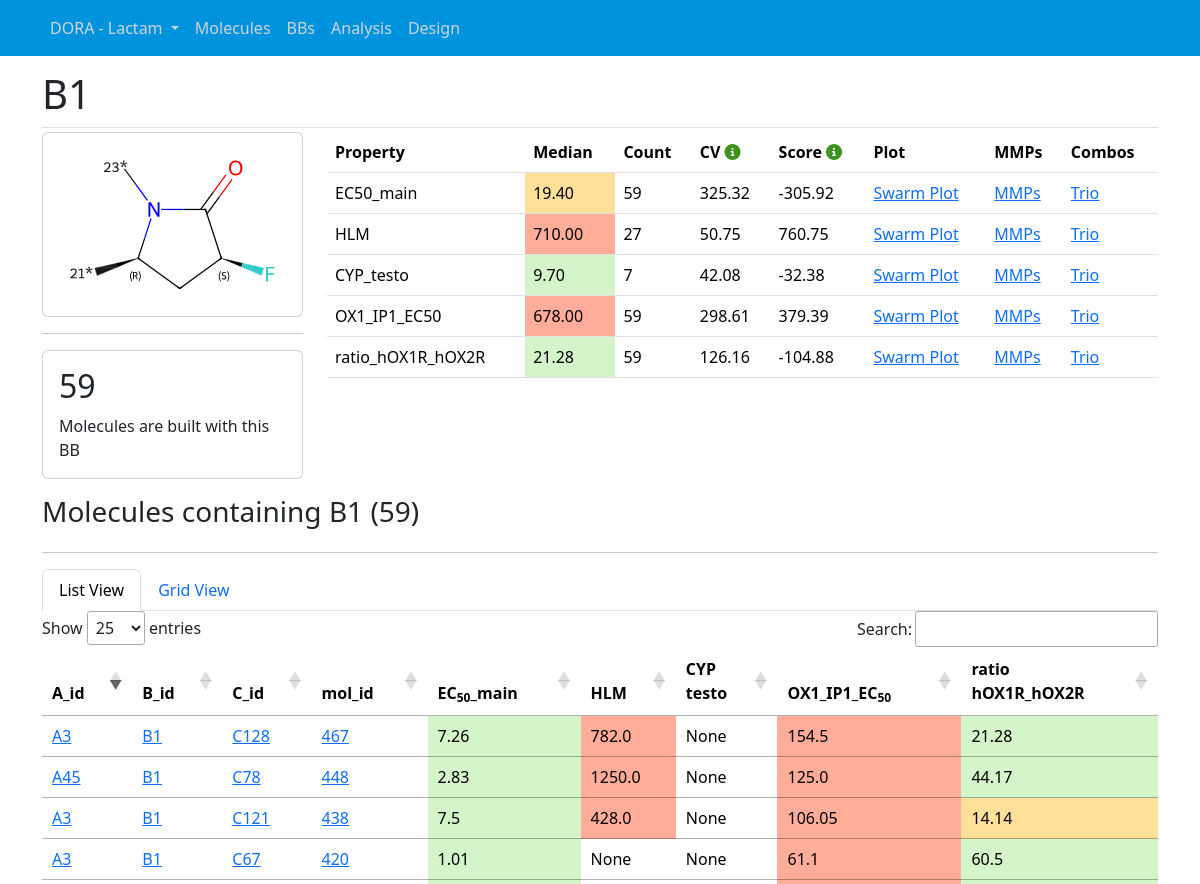
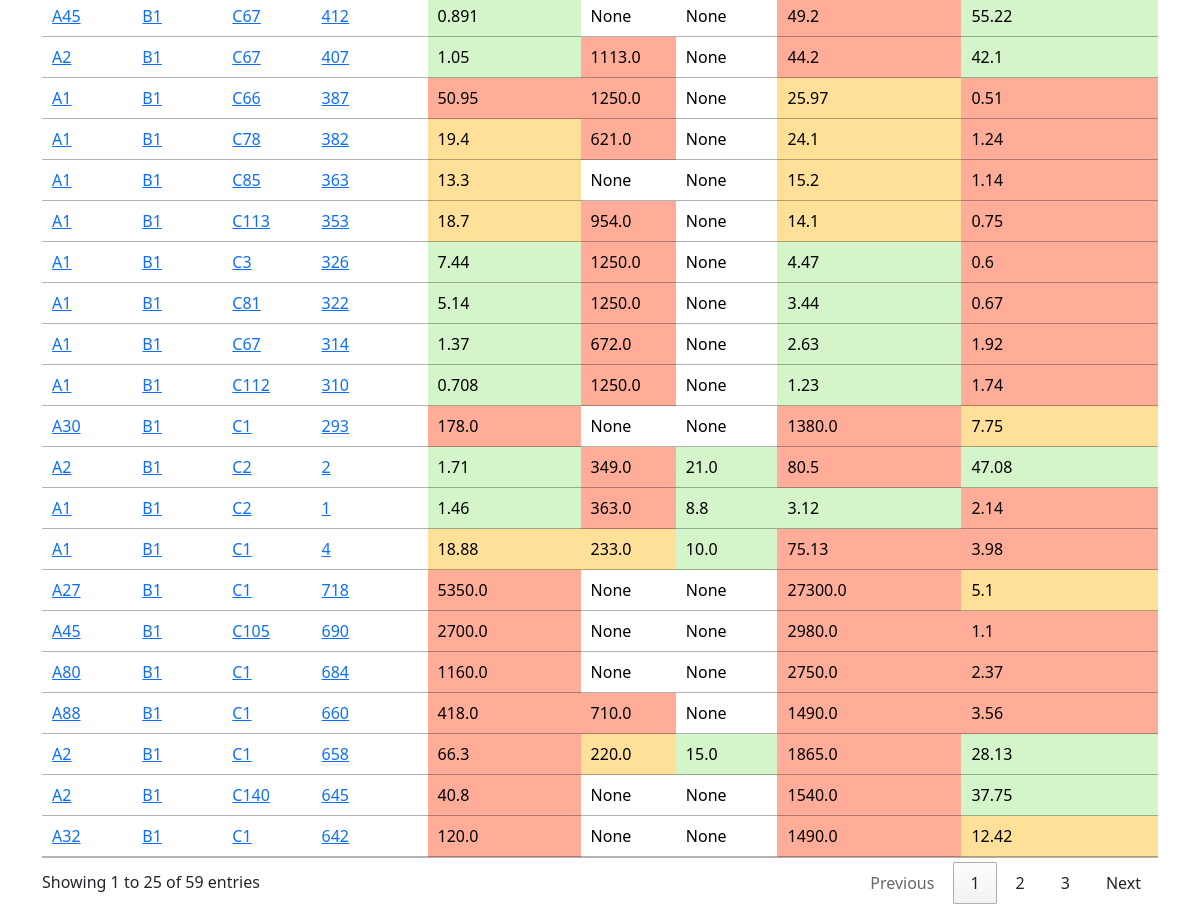
Page /bbs/B1 (signed in) on the committed database (2 pictures, top to bottom).
### projects/models.py (models this page shows, shortened)
class Series(models.Model):
    project = models.ForeignKey(Project, on_delete=models.CASCADE)
    series_name = models.CharField(max_length=25)
    sub_series = models.CharField(max_length=25, blank=True)
    n_mols = models.IntegerField(default=0)
    series_bbsar_coverage = models.FloatField(default=0)
    n_bb_tags = models.IntegerField(default=0)
    n_bbs = models.IntegerField(default=0)
    n_A = models.IntegerField(default=0)
    n_B = models.IntegerField(default=0)
    n_C = models.IntegerField(default=0)
    n_D = models.IntegerField(default=0)
    date_updated = models.DateTimeField(default=timezone.now)
    class Meta:
        unique_together = ('project', 'series_name')

class Project(models.Model):
    project_name = models.CharField(max_length=25)
    def __str__(self):
        return str(self.project_name)

### bbs/models.py (models this page shows, shortened)
class BB(models.Model):
    project = models.ForeignKey(Project, on_delete=models.CASCADE)
    series = models.ForeignKey(Series, on_delete=models.CASCADE)
    bb_smi = models.CharField(max_length=75)
    bb_id = models.CharField(max_length=4)
    count = models.IntegerField()
    bb_tag = models.CharField(max_length=1)
    bb_flag = models.CharField(max_length=75,null=True, blank=True)
    BBB_Brain_count = models.IntegerField(null=True, blank=True)
    BBB_Brain_median = models.FloatField(null=True, blank=True)
    BBB_Brain_score = models.FloatField(null=True, blank=True)
    BBB_Brain_Plasma_ratio_count = models.IntegerField(null=True, blank=True)
    BBB_Brain_Plasma_ratio_median = models.FloatField(null=True, blank=True)
    BBB_Brain_Plasma_ratio_score = models.FloatField(null=True, blank=True)
    BBB_Plasma_count = models.IntegerField(null=True, blank=True)
    BBB_Plasma_median = models.FloatField(null=True, blank=True)
    BBB_Plasma_score = models.FloatField(null=True, blank=True)
    BBB_ratio_BrainPlasma_count = models.IntegerField(null=True, blank=True)
    BBB_ratio_BrainPlasma_median = models.FloatField(null=True, blank=True)
    BBB_ratio_BrainPlasma_score = models.FloatField(null=True, blank=True)
    BB_fu_count = models.IntegerField(null=True, blank=True)
    BB_fu_median = models.FloatField(null=True, blank=True)
    BB_fu_score = models.FloatField(null=True, blank=True)
    CYP_shift_count = models.IntegerField(null=True, blank=True)
    CYP_shift_median = models.FloatField(null=True, blank=True)
    CYP_shift_score = models.FloatField(null=True, blank=True)
    CYP_testo_count = models.IntegerField(null=True, blank=True)
    CYP_testo_median = models.FloatField(null=True, blank=True)
    CYP_testo_score = models.FloatField(null=True, blank=True)
    CYP_testo_rank = models.IntegerField(null=True, blank=True)
    EC50_main_count = models.IntegerField(null=True, blank=True)
    EC50_main_median = models.FloatField(null=True, blank=True)
    EC50_main_score = models.FloatField(null=True, blank=True)
    EC50_main_rank = models.IntegerField(null=True, blank=True)
    GSH_count = models.IntegerField(null=True, blank=True)
    GSH_median = models.FloatField(null=True, blank=True)
    GSH_score = models.FloatField(null=True, blank=True)
    hERG_IC20_count = models.IntegerField(null=True, blank=True)
    hERG_IC20_median = models.FloatField(null=True, blank=True)
    hERG_IC20_score = models.FloatField(null=True, blank=True)
    HLM_count = models.IntegerField(null=True, blank=True)
    HLM_median = models.FloatField(null=True, blank=True)
    HLM_score = models.FloatField(null=True, blank=True)
    HLM_rank = models.IntegerField(null=True, blank=True)
    logD_count = models.IntegerField(null=True, blank=True)
    logD_median = models.FloatField(null=True, blank=True)
    logD_score = models.FloatField(null=True, blank=True)
    MDR1_PappAB_count = models.IntegerField(null=True, blank=True)
    MDR1_PappAB_median = models.FloatField(null=True, blank=True)
    MDR1_PappAB_score = models.FloatField(null=True, blank=True)
    MDR1_efflux_count = models.IntegerField(null=True, blank=True)
    MDR1_efflux_median = models.FloatField(null=True, blank=True)
    MDR1_efflux_score = models.FloatField(null=True, blank=True)
    min_ratio_hM1R_hM2R_count = models.IntegerField(null=True, blank=True)
    min_ratio_hM1R_hM2R_median = models.FloatField(null=True, blank=True)
    min_ratio_hM1R_hM2R_score = models.FloatField(null=True, blank=True)
    OX1_IP1_EC50_count = models.IntegerField(null=True, blank=True)
    OX1_IP1_EC50_median = models.FloatField(null=True, blank=True)
    OX1_IP1_EC50_score = models.FloatField(null=True, blank=True)
    OX1_IP1_EC50_rank = models.IntegerField(null=True, blank=True)
    PPB_fu_count = models.IntegerField(null=True, blank=True)
    PPB_fu_median = models.FloatField(null=True, blank=True)
    PPB_fu_score = models.FloatField(null=True, blank=True)
    PXR_EC50_count = models.IntegerField(null=True, blank=True)
    PXR_EC50_median = models.FloatField(null=True, blank=True)
    PXR_EC50_score = models.FloatField(null=True, blank=True)
    ratio_hOX1R_hOX2R_count = models.IntegerField(null=True, blank=True)
    ratio_hOX1R_hOX2R_median = models.FloatField(null=True, blank=True)
    ratio_hOX1R_hOX2R_score = models.FloatField(null=True, blank=True)
    ratio_hOX1R_hOX2R_rank = models.IntegerField(null=True, blank=True)
    sol_FaSSIF_count = models.IntegerField(null=True, blank=True)
    sol_FaSSIF_median = models.FloatField(null=True, blank=True)
    sol_FaSSIF_score = models.FloatField(null=True, blank=True)
    sol_pH6_count = models.IntegerField(null=True, blank=True)
    sol_pH6_median = models.FloatField(null=True, blank=True)
    sol_pH6_score = models.FloatField(null=True, blank=True)
    BPI_calc_count = models.IntegerField(null=True, blank=True)
    BPI_calc_median = models.FloatField(null=True, blank=True)
    BPI_calc_score = models.FloatField(null=True, blank=True)

### molecules/models.py (models this page shows, shortened)
class Molecule(models.Model):
    project = models.ForeignKey(Project, on_delete=models.CASCADE)
    series = models.CharField(max_length=16, default="MCs")
    sub_series = models.CharField(max_length=16, default="MC13")
    mol_smi = models.CharField(max_length=100)
    mol_id = models.CharField(max_length=16)
    mol_flag = models.CharField(max_length=32, null=True)
    A_id = models.CharField(max_length=4, null=True)
    B_id = models.CharField(max_length=4, null=True)
    C_id = models.CharField(max_length=4, null=True)
    D_id = models.CharField(max_length=4, null=True)
    bbs_id = models.CharField(max_length=16, null=True)
    BB_fu = models.FloatField(null=True)
    BBB_Brain = models.FloatField(null=True)
    BBB_Brain_2 = models.FloatField(null=True)
    BBB_Brain_Plasma_ratio = models.FloatField(null=True)
    BBB_Plasma = models.FloatField(null=True)
    BBB_Plasma_2 = models.FloatField(null=True)
    BBB_ratio_BrainPlasma = models.FloatField(null=True)
    CYP_mida = models.FloatField(null=True)
    CYP_shift = models.FloatField(null=True)
    CYP_testo = models.FloatField(null=True)
    CYP2C9_IC50 = models.FloatField(null=True)
    CYP2D6_IC50 = models.FloatField(null=True)
    CYP2C9_screening_IC50 = models.FloatField(null=True)
    CYP2D6_screening_IC50 = models.FloatField(null=True)
    CYP3A4_screening_mida_IC50 = models.FloatField(null=True)
    CYP3A4_screening_testo_IC50 = models.FloatField(null=True)
    DogLM = models.FloatField(null=True)
    DMPK_status = models.CharField(max_length=512, null=True)
    EC50_main = models.FloatField(null=True)
    FLP_EC50 = models.FloatField(null=True)
    FLP_effect = models.FloatField(null=True)
    GSH = models.FloatField(null=True)
    HLM = models.FloatField(null=True)
    hM1R_FLIPR_IC50 = models.FloatField(null=True)
    hM2R_FLIPR_IC50 = models.FloatField(null=True)
    hM3R_FLIPR_IC50 = models.FloatField(null=True)
    hM5R_FLIPR_IC50 = models.FloatField(null=True)
    IP1_effect = models.FloatField(null=True)
    KineticEV_AUC = models.FloatField(null=True)
    KineticEV_Cmax = models.FloatField(null=True)
    KineticIV_AUC = models.FloatField(null=True)
    KineticIV_Clearance = models.FloatField(null=True)
    logD = models.FloatField(null=True)
    MDR1_PappAB = models.FloatField(null=True)
    MDR1_efflux = models.FloatField(null=True)
    min_ratio_hM1R_hM2R = models.FloatField(null=True)
    MouseLM = models.FloatField(null=True)
    OX1_IP1_EC50 = models.FloatField(null=True)
    PPB_fu = models.FloatField(null=True)
    PXR_EC50 = models.FloatField(null=True)
    PXR_Emax = models.FloatField(null=True)
    ratio_hOX1R_hOX2R = models.FloatField(null=True)
    RatLM = models.FloatField(null=True)
    sol_FaSSIF = models.FloatField(null=True)
    sol_pH6 = models.FloatField(null=True)
    Tox_CellTiter_Glo_IC50 = models.FloatField(null=True)
    BPI_calc = models.FloatField(null=True)

### bbs/views.py (the view)
# urls.py: path('bbs/<bb_id>', views.bb_home, name='bb_home'),
def bb_home(request, bb_id):
    current_series = get_project_series_from_session(request)
    project = get_project_series_from_session(request).project
    n_bb_tags = get_project_series_from_session(request).n_bb_tags
    if current_series:
        series_name = current_series.series_name
        bb = BB.objects.filter(series__series_name=series_name, bb_id=bb_id).first()
    else:
        return redirect('projects_home')
    bb_tag = getattr(bb, 'bb_tag')
    if bb_tag == 'A':
        mols = Molecule.objects.filter(series=series_name, A_id=bb_id)
    elif bb_tag == 'B':
        mols = Molecule.objects.filter(series=series_name, B_id=bb_id)
    elif bb_tag == 'C':
        mols = Molecule.objects.filter(series=series_name, C_id=bb_id)
    else:
        mols = Molecule.objects.filter(series=series_name, D_id=bb_id)
    mols_ppties_df = pd.DataFrame.from_records(mols.values()).replace({np.nan: None})
    mols_properties = {property: [getattr(mol, property) for mol in mols] for property in ppties_bb_rows_project.get(project.project_name, [])}
    mols_id = [bb_id for mol in mols]
    dict_stats = {'bb_id': mols_id, **mols_properties}
    ppties_bb_df = describe_bb_ppties_df(dict_stats, ppties_bb_rows_project.get(project.project_name, [])).replace({np.nan: None})
    context = {
        'bb': bb,
        'mols': mols,
        'ppties_bb_df': ppties_bb_df,
        'mols_ppties_df':mols_ppties_df,
        'mols_ppties_headers':mols_ppties_headers_project.get(project.project_name, []),
        'mols_ppties':mols_ppties_project.get(project.project_name, []),
        'series_name':series_name,
        'n_bb_tags': n_bb_tags,
        'project_name':project
    }
    return render(request, 'bbs/bb_home.html', context)

### bbs/templates/bbs/bb_home.html (shortened to what this page needs)
{% extends "projects/base.html" %}
{% load static %}
{% load custom_filters %}
{% block content %}
  <div class="article-metadata">
    <h1 class="mr-2">{{bb.bb_id}} </h1>
  </div>
  <div class="row mb-3">
    <div class="col-md-3">
      <div class="card">
        <div class="card-body">
          <img src="/media/bbs/{{project_name}}/{{series_name}}/{{bb.bb_id}}.svg" width="100%">
        </div>
      </div>
      <hr>
      <div class="card">
        <div class="card-body">
          <h2>{{bb.count}}</h2>
          Molecules are built with this BB
        </div>
      </div>
    </div>
    <div class="col-md-9">
      {% include 'bbs/_ppties_bb_table.html' %}
    </div>
  </div>
  <div class="row">
    <div class="col-md-6">
      <h3 class="mr-2">Molecules containing {{bb.bb_id}} ({{bb.count}})</h3>
    </div>
  </div>
  <hr>
  <ul class="nav nav-tabs" id="moleculesTabs" role="tablist">
    <li class="nav-item" role="presentation">
      <a class="nav-link active" id="molListView-tab" data-bs-toggle="tab" href="#molListView" role="tab"
        aria-controls="molListView" aria-selected="true">List View</a>
    </li>
    <li class="nav-item" role="presentation">
      <a class="nav-link" id="molGridView-tab" data-bs-toggle="tab" href="#molGridView" role="tab" aria-controls="molGridView"
        aria-selected="false">Grid View</a>
    </li>
  </ul>
  <div class="tab-content" id="moleculesTabsContent">
    <div class="tab-pane fade show active" id="molListView" role="tabpanel" aria-labelledby="molListView-tab">
      {% include 'molecules/_mols_ppties_table.html' %}
    </div>
  </div>
{% endblock content %}

### projects/templates/projects/base.html (shortened to what this page needs)
{% load static %}
<!DOCTYPE html>
<html>
<head>
  <link rel="stylesheet" type="text/css" href="{% static 'projects/main.css' %}">
</head>
<body>
  <header class="site-header">
    <nav class="navbar navbar-expand-md navbar-dark bg-steel fixed-top">
      <div class="container">
        <div class="collapse navbar-collapse" id="navbarToggle">
          <ul class="navbar-nav mr-auto">
            <li class="nav-item dropdown">
              <a class="nav-link dropdown-toggle navbar-brand-dropdown" href="#" role="button" data-bs-toggle="dropdown" aria-expanded="false">
                {% if current_series %}
                  {{ current_series.project.project_name }} - {{ current_series.series_name }}
                {% else %}
                  Select Project - Series
                {% endif %}
              </a>
            </li>
            <li class="nav-item"><a class="nav-link" href="{% url 'molecules_home' %}">Molecules</a></li>
            <li class="nav-item"><a class="nav-link" href="{% url 'bbs_home' %}">BBs</a></li>
            <li class="nav-item"><a class="nav-link" href="{% url 'analysis_home' %}">Analysis</a></li>
            <li class="nav-item"><a class="nav-link" href="{% url 'design_home' %}">Design</a></li>
          </ul>
        </div>
      </div>
    </nav>
  </header>
  <main role="main" class="container">
    <div class="row">
      <div class="col-md-12">
        {% block content %}{% endblock %}
      </div>
    </div>
  </main>
  <link href="https://cdn.jsdelivr.net/npm/bootstrap@5.3.2/dist/css/bootstrap.min.css" rel="stylesheet"
>
  <link rel="stylesheet" type="text/css" href="https://cdn.datatables.net/1.13.6/css/jquery.dataTables.min.css">
</body>
</html>

### molecules/templates/molecules/_mols_ppties_table.html (shortened to what this page needs)
{% load static %}
{% load custom_filters %}
<div class="table-responsive">
  <table id="molsPptiesTable" class="table table-hover datatable">
    <thead>
      <tr>
        {% for header in mols_ppties_headers %}
        <th scope="col" class="sortable">{{ header|safe }}</th>
        {% endfor %}
      </tr>
    </thead>
    <tbody>
      {% for mol in mols_ppties_df.itertuples %}
      <tr>
        <td>
          {% if mol.A_id|default:'' %}
          <a href="{% url 'bb_home' mol.A_id %}" data-toggle="tooltip" data-html="true" title="{{mol.A_id}}"
            class="bb-tooltip-trigger" data-imgsrc='/media/bbs/{{project_name}}/{{series_name}}/{{mol.A_id}}.svg'>{{mol.A_id}}</a>
          {% endif %}
        </td>
        <td>
          {% if mol.B_id|default:'' %}
          <a href="{% url 'bb_home' mol.B_id %}" data-toggle="tooltip" data-html="true" title="{{mol.B_id}}"
            class="bb-tooltip-trigger" data-imgsrc='/media/bbs/{{project_name}}/{{series_name}}/{{mol.B_id}}.svg'>{{mol.B_id}}</a>
          {% endif %}
        </td>
        <td>
          {% if mol.C_id|default:'' %}
          <a href="{% url 'bb_home' mol.C_id %}" data-toggle="tooltip" data-html="true" title="{{mol.C_id}}"
            class="bb-tooltip-trigger" data-imgsrc='/media/bbs/{{project_name}}/{{series_name}}/{{mol.C_id}}.svg'>{{mol.C_id}}</a>
          {% endif %}
        </td>
        <td class="mol_id_cell">
          <a href="{% url 'molecule_home' mol.mol_id %}" data-toggle="tooltip" data-html="true" title="{{mol.mol_id}}"
            class="bb-tooltip-trigger" data-imgsrc='/media/mols/{{project_name}}/{{series_name}}/{{mol.mol_id}}.svg'>{{mol.mol_id}}</a>
        </td>
        {% for header in mols_ppties %}
          <td class="{{ header }}" style="background-color: {{ mol|get_attr:header|color_for_property:header }}">{{ mol|get_attr:header }}</td>
        {% endfor %}
      </tr>
      {% endfor %}
    </tbody>
  </table>
</div>

### rows in the picture
Series: project.project_name "DORA", series_name "Lactam"
BB: bb_id "B1", count "59"
Project: project_name.series_name (picture)
Molecule: A_id "A1", B_id "B1", C_id "C1"
Molecule: A_id "A1", B_id "B1", C_id "C2"
Molecule: A_id "A2", B_id "B1", C_id "C2"
Molecule: A_id "A30", B_id "B1", C_id "C1", mol_id "293"
Molecule: A_id "A1", B_id "B1", C_id "C112", mol_id "310"
Molecule: A_id "A1", B_id "B1", C_id "C67", mol_id "314"
Molecule: A_id "A1", B_id "B1", C_id "C81", mol_id "322"
Molecule: A_id "A1", B_id "B1", C_id "C3", mol_id "326"
Molecule: A_id "A1", B_id "B1", C_id "C113", mol_id "353"
Molecule: A_id "A1", B_id "B1", C_id "C85", mol_id "363"
Molecule: A_id "A1", B_id "B1", C_id "C78", mol_id "382"
Molecule: A_id "A1", B_id "B1", C_id "C66", mol_id "387"
Molecule: A_id "A2", B_id "B1", C_id "C67", mol_id "407"
Molecule: A_id "A45", B_id "B1", C_id "C67", mol_id "412"
Molecule: A_id "A3", B_id "B1", C_id "C67", mol_id "420"
Molecule: A_id "A3", B_id "B1", C_id "C121", mol_id "438"
Molecule: A_id "A45", B_id "B1", C_id "C78", mol_id "448"
Molecule: A_id "A3", B_id "B1", C_id "C128", mol_id "467"
Molecule: A_id "A32", B_id "B1", C_id "C1", mol_id "642"
Molecule: A_id "A2", B_id "B1", C_id "C140", mol_id "645"
Molecule: A_id "A2", B_id "B1", C_id "C1", mol_id "658"
Molecule: A_id "A88", B_id "B1", C_id "C1", mol_id "660"
Molecule: A_id "A80", B_id "B1", C_id "C1", mol_id "684"
Molecule: A_id "A45", B_id "B1", C_id "C105", mol_id "690"
Molecule: A_id "A27", B_id "B1", C_id "C1", mol_id "718"

### other values in the picture
{{ b.property }} "EC50_main" "HLM" "CYP_testo" "OX1_IP1_EC50" "ratio_hOX1R_hOX2R"
{{ b.median|floatformat:2 }} "19.40" "710.00" "9.70" "678.00" "21.28"
{{ b.count }} "59" "27" "7" "59" "59"
{{ b.cv|floatformat:2 }} "325.32" "50.75" "42.08" "298.61" "126.16"
{{ b.score|floatformat:2 }} "-305.92" "760.75" "-32.38" "379.39" "-104.88"
{{ header|safe }} "A_id" "B_id" "C_id" "mol_id" "EC 50 _main" "HLM" "CYP testo" "OX1_IP1_EC 50" "ratio hOX1R_hOX2R"
{{ mol.mol_id }} "4" "1" "2"
{{ mol|get_attr:header }} "18.88" "233.0" "10.0" "75.13" "3.98" "1.46" "363.0" "8.8" "3.12" "2.14" "1.71" "349.0" "21.0" "80.5" "47.08" "178.0" "None" "None" "1380.0" "7.75" "0.708" "1250.0" "None" "1.23" "1.74" "1.37" "672.0" "None" "2.63" "1.92" "5.14" "1250.0" "None" "3.44" "0.67" "7.44" "1250.0" "None" "4.47" "0.6" "18.7" "954.0" "None" "14.1" "0.75" "13.3" "None" "None" "15.2" "1.14" "19.4" "621.0" "None" "24.1" "1.24" "50.95" "1250.0" "None" "25.97" "0.51" "1.05" "1113.0" "None" "44.2" "42.1" "0.891" "None" "None" "49.2" "55.22" "1.01" "None" "None" "61.1" "60.5" "7.5" "428.0" "None" "106.05" "14.14" "2.83" "1250.0" "None" "125.0" "44.17" "7.26" "782.0" "None" "154.5" "21.28" "120.0" "None" "None" "1490.0" "12.42" "40.8" "None" "None" "1540.0" "37.75" "66.3" "220.0" "15.0" "1865.0" "28.13" "418.0" "710.0" "None" "1490.0" "3.56" "1160.0" "None" "None" "2750.0" "2.37" "2700.0" "None" "None" "2980.0" "1.1" "5350.0" "None" "None" "27300.0" "5.1"
